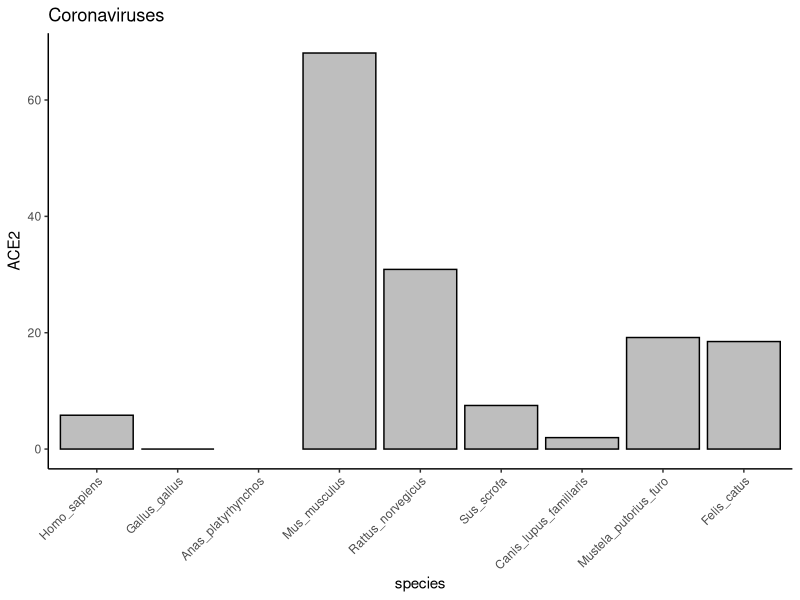

Recreate this plot in R.
library(ggplot2)

# Load data
rnaseq = read.csv("data/species_ACE2expression.csv",row.names = 1)
species = c("Homo_sapiens","Gallus_gallus","Anas_platyrhynchos","Mus_musculus","Rattus_norvegicus","Sus_scrofa","Canis_lupus_familiaris","Mustela_putorius_furo","Felis_catus")

## Plot
# Create dataset structure
dataset = data.frame(row.names = species)
dataset$ACE2 = sapply(species,function(x) median(rnaseq[rnaseq$species %in% x,"norm_expression"]))
dataset$species = factor(species,levels = species)

ggplot(dataset, aes(x=species, y=ACE2)) +  
  geom_bar(stat="identity",color="black",fill="grey") +
  theme_classic() +
  theme(axis.text.x=element_text(size = rel(1), angle=45, hjust=1, vjust =  1)) +
  labs(title="Coronaviruses",y = "ACE2")
